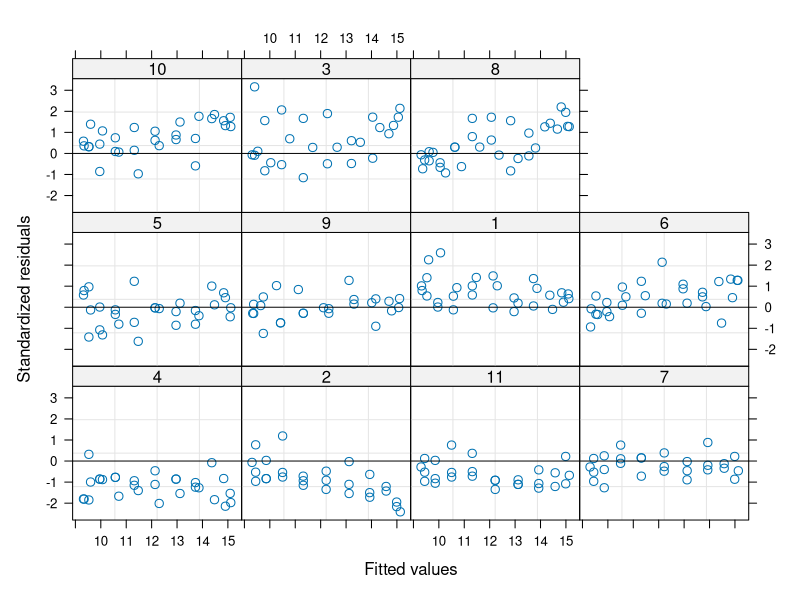
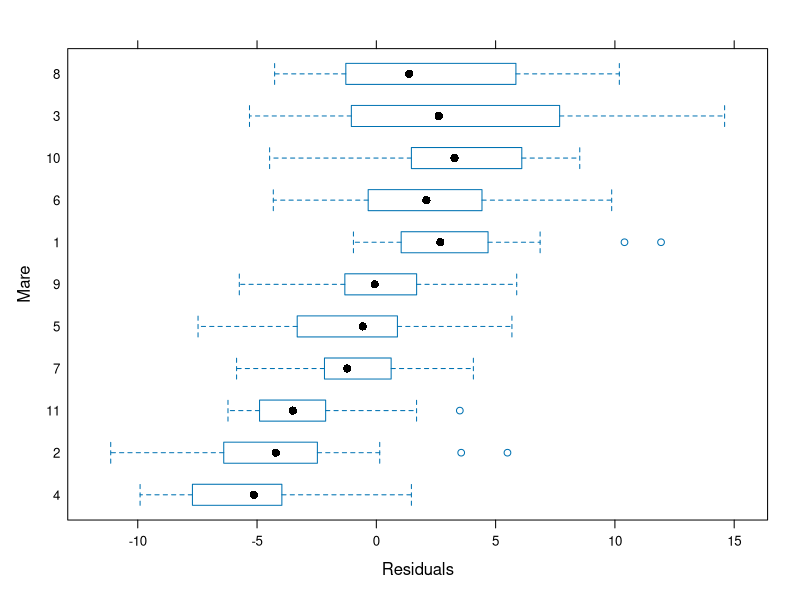
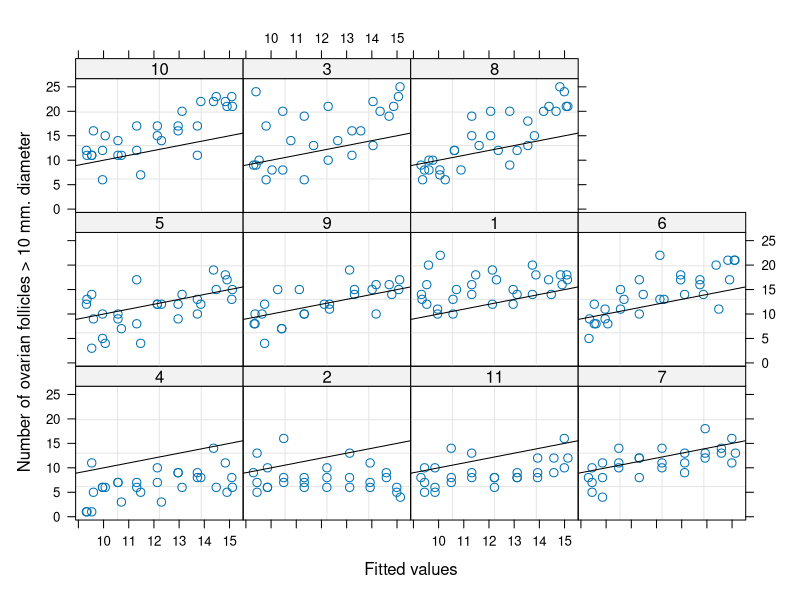

Reproduce these figures in R, in order.
library(nlme)


### Name: plot.gls
### Title: Plot a gls Object
### Aliases: plot.gls
### Keywords: models

### ** Examples

fm1 <- gls(follicles ~ sin(2*pi*Time) + cos(2*pi*Time), Ovary,
           correlation = corAR1(form = ~ 1 | Mare))
# standardized residuals versus fitted values by Mare
plot(fm1, resid(., type = "p") ~ fitted(.) | Mare, abline = 0)
# box-plots of residuals by Mare
plot(fm1, Mare ~ resid(.))
# observed versus fitted values by Mare
plot(fm1, follicles ~ fitted(.) | Mare, abline = c(0,1))
